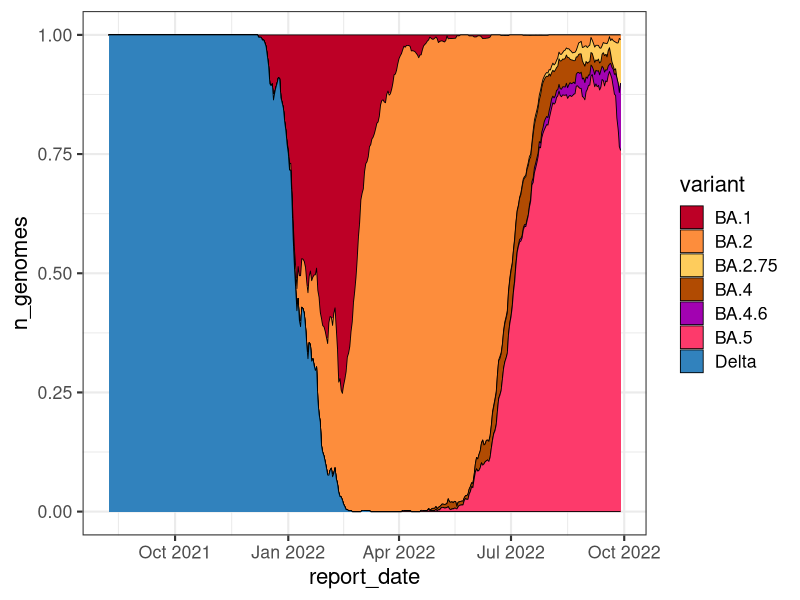

R code for this plot:
## ---- chunk 1
knitr::opts_chunk$set(
  fig.path = "images/"
)
## ---- chunk 2
library(lubridate)
library(tidyr)
library(ggplot2)


voc <- read.csv("data/all_variant_counts.csv")
voc$report_date <- ymd(voc$report_date)
tidy_voc <- pivot_longer(voc, !report_date, names_to = "variant", values_to = "n_genomes")

voc_pal <-   c(`Delta` = "#3182bd", 
               `BA.1` = "#bd0026", 
               `BA.2` = "#fd8d3c", 
               `BA.4` = "#B14B02",
               `BA.4.6` = "#A202B1",
               `BA.5` = "#FD3A6B",
               `BA.2.75` = "#fecc5c"
)


ggplot(tidy_voc, aes(report_date, n_genomes, fill=variant)) + 
    geom_area(position = 'fill', colour='black', size=0.3) +
    scale_fill_manual(values=voc_pal)+
    theme_bw(base_size = 16)  
